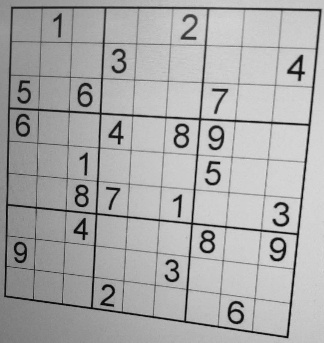
#> input picture images/test3.jpg, 324 x 343 px
$ python 5.image_perspective.py
#> lines starting #> are read from the running program, lines starting #| are printed output that depends on the picture
import numpy as np
import cv2
import matplotlib.pylab as plt

'''
对于透视变换，需要一个3x3变换矩阵。 即使在转换之后，直线仍将保持笔直，要找到此变换矩阵，
输入图像上需要4个点，输出图像上需要相应的点，在这4个点中，其中3个不应该共线，
然后可以通过函数cv2.getPerspectiveTransform找到变换矩阵，然后将cv2.warpPerspective应用于此3x3变换矩阵
'''
img = cv2.imread('../images/test3.jpg')
#> img is the input picture: shape (343, 324, 3); min 0, max 221, mean 169.1
rows, cols = img.shape[:2]
#> rows = 343; cols = 324

pts1 = np.float32([[56,65],[368,52],[28,387],[389,390]])
pts2 = np.float32([[0,0],[300,0],[0,300],[300,300]])

M = cv2.getPerspectiveTransform(pts1, pts2)
dst = cv2.warpPerspective(img, M, (300, 300))
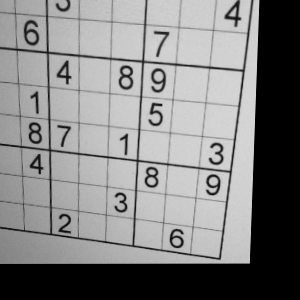
#> dst: shape (300, 300, 3); min 0, max 219, mean 130.4

plt.subplot(121), plt.imshow(img), plt.title('Input')
plt.subplot(122), plt.imshow(dst), plt.title('Output')
plt.show()
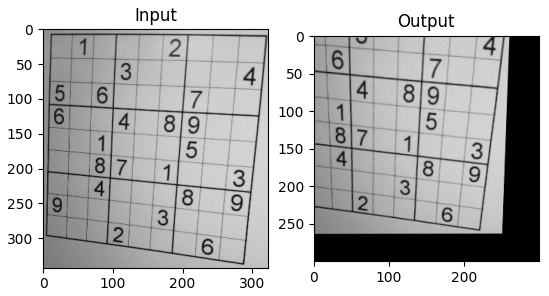
#> figure drawn by matplotlib, 2 panels

$ run again, with images/test1.jpg copied over images/test3.jpg
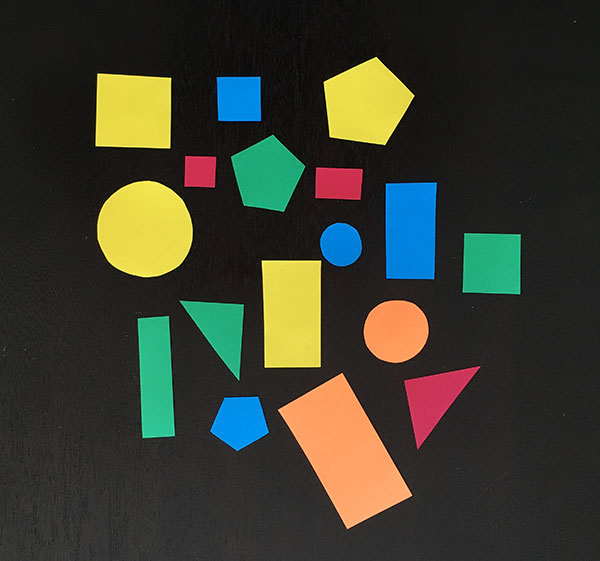
#> input picture images/test1.jpg, 600 x 561 px
#> img is the input picture: shape (561, 600, 3); mean B, G, R 47.2, 60.1, 58.4
#> `dst = cv2.warpPerspective(img, M, (300, 300))`:
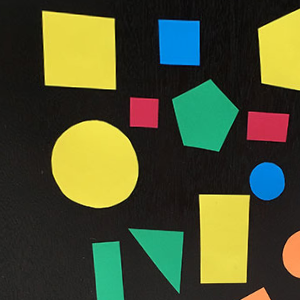
#> dst: shape (300, 300, 3); mean B, G, R 49.7, 81.1, 75.5
#> `plt.show()`:
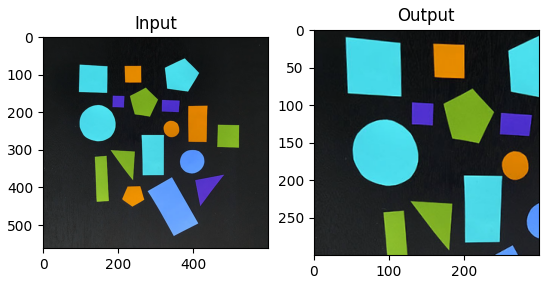
#> figure drawn by matplotlib, 2 panels; B, G, R data is drawn as R, G, B
